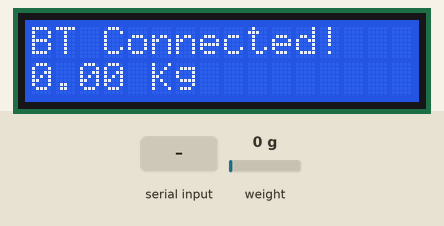
The sketch below on a simulated ESP32. On the bench: 16×2 character LCD. The test bench sets the inputs (shaded band); at power-on: weight on the scale 0 g. WiFi joins after 1.5 s; servers stay silent unless stated; nothing arrives over Bluetooth unless stated; what the sketch prints to the serial monitor is not drawn.

Above: at 5.8 s.
5.9 s: "1\n" received over the second serial link
At 17.6 s:
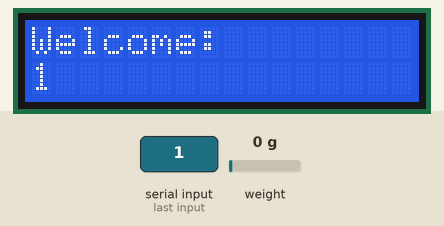
19.9 s: weight on the scale set to 100 g
At 21.6 s:
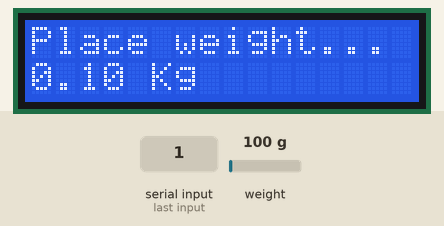
24.7 s: "0\n" received over the second serial link
At 35.5 s:
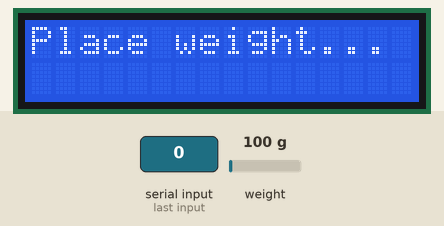
36.2 s: weight on the scale set to 1250 g
At 42.1 s:
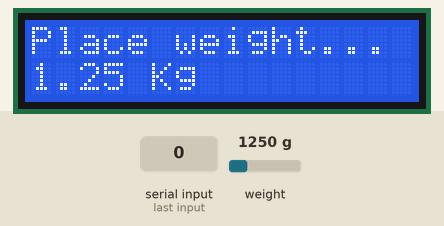
43.2 s: weight on the scale set to 2500 g
At 48.2 s:
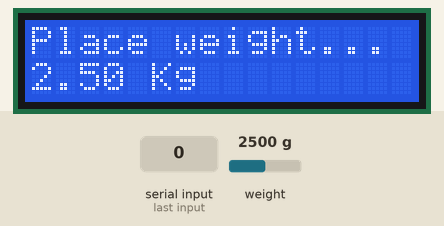
Timing chart, 0 to 49.7 s (numbered marks = the images above; inputs shaded):
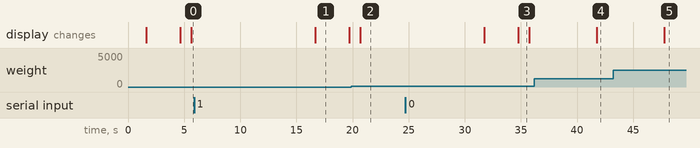

The sketch:

scale_code_V1.ino
```cpp
#include <LiquidCrystal_I2C.h>
#include <HX711.h>
#include <BluetoothSerial.h>
#include <WiFi.h>
#include <WiFiClient.h>

LiquidCrystal_I2C lcd(0x27, 16, 2); // Display definition
const int LOADCELL_DOUT_PIN = 16;  // HX711 pin 1
const int LOADCELL_SCK_PIN = 4;   // HX711 pin 2

HX711 scale;
BluetoothSerial SerialBT;

// WiFi Configuration - We should change this to a ESP to ESP connection with the mother ESP connected to LAN
const char* ssid = "Your_SSID";
const char* password = "Your_PASSWORD";
WiFiServer server(80);

String wastepicker = "";  // Variable to store the name of the waste picker
bool isConnected = false; // Bluetooth connection status

void setup() {
  Serial.begin(115200); // Serial communication
  SerialBT.begin("ESP32_Scale"); // Bluetooth device name
  Serial.println("Bluetooth started, waiting for connection...");

  WiFi.begin(ssid, password);
  lcd.init();                 // Display initialization
  lcd.backlight();

  lcd.setCursor(0, 0);
  lcd.print("Connecting WiFi");
  while (WiFi.status() != WL_CONNECTED) {
    delay(500);
    Serial.print(".");
  }
  Serial.println("WiFi connected");
  Serial.println("IP address: ");
  Serial.println(WiFi.localIP());
  lcd.clear();
  lcd.setCursor(0, 0);
  lcd.print("WiFi Connected!");
  lcd.setCursor(0, 1);
  lcd.print(WiFi.localIP());
  delay(2000);

  server.begin();

  scale.begin(LOADCELL_DOUT_PIN, LOADCELL_SCK_PIN); // Scale setup
  scale.set_scale(20.21);      // Correction factor
  scale.tare();               // Tare

  lcd.clear();
  lcd.setCursor(0, 0);
  lcd.print("Waiting BT Conn");
}

void loop() {
  if (SerialBT.hasClient()) {
    if (!isConnected) {
      isConnected = true;
      Serial.println("Bluetooth connected!");
      lcd.clear();
      lcd.setCursor(0, 0);
      lcd.print("BT Connected!");
    }

    // Check for incoming data from Bluetooth
    if (SerialBT.available()) {
      char receivedChar = SerialBT.read();
      if (receivedChar == '\n') { // End of name input
        lcd.clear();
        lcd.setCursor(0, 0);
        lcd.print("Welcome:");
        lcd.setCursor(0, 1);
        lcd.print(wastepicker);
        Serial.println("Name received: " + wastepicker);
        delay(3000);
        lcd.clear();
        lcd.setCursor(0, 0);
        lcd.print("Place weight...");
      } else {
        wastepicker += receivedChar; // Append character to the name
      }
    }

    // Measure weight and send it via Bluetooth
    float weightg = scale.get_units(10);
    float weightkg = weightg / 1000;
    lcd.setCursor(0, 1);
    lcd.print(weightkg);
    lcd.print(" Kg ");
    SerialBT.println("Weight: " + String(weightkg, 2) + " Kg");

    delay(5000); // Update every 5 seconds
  } else {
    if (isConnected) {
      isConnected = false;
      Serial.println("Bluetooth disconnected!");
      lcd.clear();
      lcd.setCursor(0, 0);
      lcd.print("BT Disconnected");
      delay(2000);
      lcd.clear();
      lcd.setCursor(0, 0);
      lcd.print("Waiting BT Conn");
    }
  }

  // WiFi client handling
  WiFiClient client = server.available();
  if (client) {
    Serial.println("New client connected");
    String currentLine = "";
    while (client.connected()) {
      if (client.available()) {
        char c = client.read();
        Serial.write(c);
        if (c == '\n') {
          if (currentLine.length() == 0) {
            float weightg = scale.get_units(10);
            float weightkg = weightg / 1000;

            String response = "HTTP/1.1 200 OK\r\nContent-Type: text/html\r\n\r\n";
            response += "<html><body><h1>ESP32 Scale</h1>";
            response += "<p>Weight: " + String(weightkg, 2) + " Kg</p>";
            response += "<p>Waste Picker: " + wastepicker + "</p>";
            response += "</body></html>";

            client.print(response);
            break;
          } else {
            currentLine = "";
          }
        } else if (c != '\r') {
          currentLine += c;
        }
      }
    }
    client.stop();
    Serial.println("Client disconnected");
  }
}
```

Measured:
- after the input at 5.9 s, the display: changes after 10.8 s (image 1)
- after the input at 19.9 s, the display: changes after 0.80 s (image 2)
- after the input at 24.7 s, the display: first changes after 7.0 s (image 3 shows a later state)
- after the input at 36.2 s, the display: changes after 5.6 s (image 4)
- after the input at 43.2 s, the display: changes after 4.6 s (image 5)
- what the display in image 1 shows lasts 3.0 s, from 16.7 s to 19.7 s
- what the display in image 3 shows lasts 1.0 s, from 34.7 s to 35.7 s
